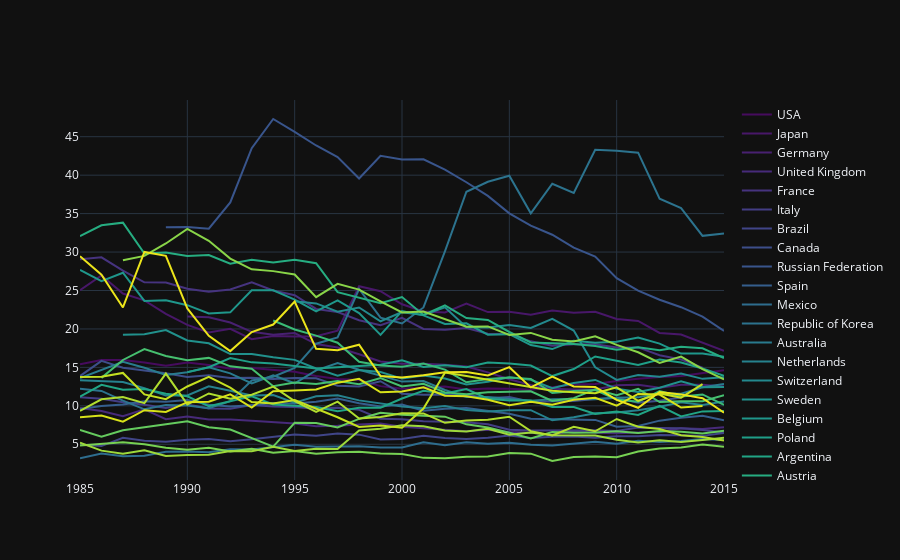

Notebook code for this chart:
### Code cell
# Visual the top 30 countries by GPD with their suicide rates
pal = list(sns.color_palette(palette='viridis', n_colors=len(top_countries)).as_hex()) # select a color palette

fig = go.Figure()
for d,p in zip(top_countries, pal):
    if len(df_gb_c_y.loc[d].index) > 20: # Just select the data with more then 20 data points
        fig.add_trace(go.Scatter(x = df_gb_c_y.loc[d].index,
                             y = df_gb_c_y.loc[d]['suicides/100k pop'],
                             name = d,
                             line_color = p, 
                             fill=None))
fig.layout.template = 'plotly_dark'
fig.show()
